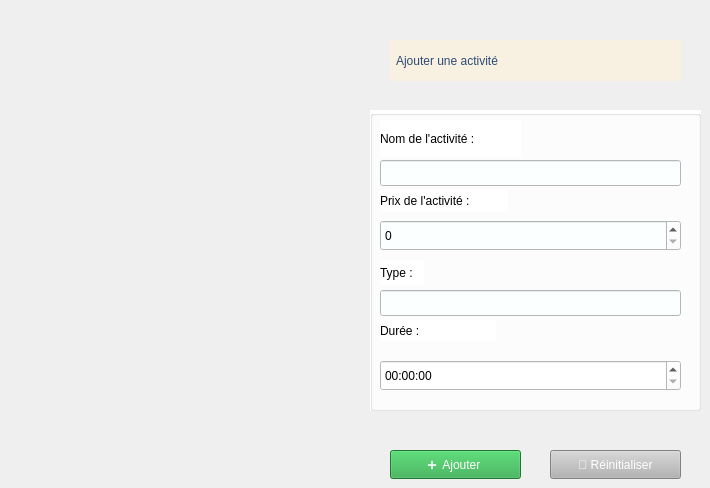
        <widget class="QWidget" name="Ajouter">
         <attribute name="title">
          <string>Ajouter</string>
         </attribute>
         <widget class="QPushButton" name="pushButton">
          <property name="geometry">
           <rect>
            <x>390</x>
            <y>450</y>
            <width>131</width>
            <height>29</height>
           </rect>
          </property>
          <property name="styleSheet">
           <string notr="true">background-color: rgb(40, 167, 69);
color: rgb(255, 255, 255);</string>
          </property>
          <property name="text">
           <string>➕  Ajouter </string>
          </property>
         </widget>
         <widget class="QGroupBox" name="groupBox_4">
          <property name="geometry">
           <rect>
            <x>370</x>
            <y>110</y>
            <width>331</width>
            <height>301</height>
           </rect>
          </property>
          <property name="styleSheet">
           <string notr="true">background-color: rgb(255, 255, 255);</string>
          </property>
          <property name="title">
           <string/>
          </property>
          <widget class="QLabel" name="aaaLabel_2">
           <property name="geometry">
            <rect>
             <x>10</x>
             <y>10</y>
             <width>141</width>
             <height>38</height>
            </rect>
           </property>
           <property name="styleSheet">
            <string notr="true">font: 10pt &quot;Segoe UI&quot;;</string>
           </property>
           <property name="text">
            <string>Nom de l'activité :</string>
           </property>
          </widget>
          <widget class="QLabel" name="hvbjhvLabel_2">
           <property name="geometry">
            <rect>
             <x>10</x>
             <y>80</y>
             <width>128</width>
             <height>22</height>
            </rect>
           </property>
           <property name="styleSheet">
            <string notr="true">color: rgb(255, 255, 255);
color: rgb(0, 0, 0);
font: 10pt &quot;Segoe UI&quot;;</string>
           </property>
           <property name="text">
            <string>Prix de l'activité :</string>
           </property>
          </widget>
          <widget class="QSpinBox" name="spinBox_2">
           <property name="geometry">
            <rect>
             <x>10</x>
             <y>110</y>
             <width>301</width>
             <height>31</height>
            </rect>
           </property>
           <property name="styleSheet">
            <string notr="true">color: rgb(0, 0, 0);
background-color: rgb(252, 255, 255);</string>
           </property>
          </widget>
          <widget class="QLabel" name="typeLabel_2">
           <property name="geometry">
            <rect>
             <x>10</x>
             <y>150</y>
             <width>44</width>
             <height>26</height>
            </rect>
           </property>
           <property name="styleSheet">
            <string notr="true">color: rgb(255, 255, 255);
color: rgb(0, 0, 0);
font: 10pt &quot;Segoe UI&quot;;</string>
           </property>
           <property name="text">
            <string>Type :</string>
           </property>
          </widget>
          <widget class="QLineEdit" name="typeLineEdit_2">
           <property name="geometry">
            <rect>
             <x>10</x>
             <y>180</y>
             <width>301</width>
             <height>26</height>
            </rect>
           </property>
           <property name="styleSheet">
            <string notr="true">background-color: rgb(252, 255, 255);</string>
           </property>
          </widget>
          <widget class="QLineEdit" name="typeLineEdit_3">
           <property name="geometry">
            <rect>
             <x>10</x>
             <y>50</y>
             <width>301</width>
             <height>26</height>
            </rect>
           </property>
           <property name="styleSheet">
            <string notr="true">background-color: rgb(252, 255, 255);</string>
           </property>
          </widget>
          <widget class="QLabel" name="dateEtHeureLabel_2">
           <property name="geometry">
            <rect>
             <x>10</x>
             <y>210</y>
             <width>116</width>
             <height>22</height>
            </rect>
           </property>
           <property name="styleSheet">
            <string notr="true">color: rgb(255, 255, 255);
color: rgb(0, 0, 0);
font: 10pt &quot;Segoe UI&quot;;</string>
           </property>
           <property name="text">
            <string>Durée :</string>
           </property>
          </widget>
          <widget class="QTimeEdit" name="timeEdit">
           <property name="geometry">
            <rect>
             <x>10</x>
             <y>250</y>
             <width>301</width>
             <height>31</height>
            </rect>
           </property>
           <property name="styleSheet">
            <string notr="true">background-color: rgb(255, 255, 255);</string>
           </property>
          </widget>
         </widget>
         <widget class="QLabel" name="label_53">
          <property name="geometry">
           <rect>
            <x>390</x>
            <y>40</y>
            <width>291</width>
            <height>41</height>
           </rect>
          </property>
          <property name="styleSheet">
           <string notr="true">font: 700 16pt &quot;Segoe UI&quot;;
background-color: rgb(248, 240, 224);
color: rgb(44, 75, 116);
</string>
          </property>
          <property name="text">
           <string>  Ajouter une activité</string>
          </property>
         </widget>
         <widget class="QPushButton" name="pushButton_10">
          <property name="geometry">
           <rect>
            <x>550</x>
            <y>450</y>
            <width>131</width>
            <height>29</height>
           </rect>
          </property>
          <property name="styleSheet">
           <string notr="true"> background-color: rgb(180, 180, 180);
color: rgb(255, 255, 255);</string>
          </property>
          <property name="text">
           <string>🔄 Réinitialiser</string>
          </property>
         </widget>
        </widget>
